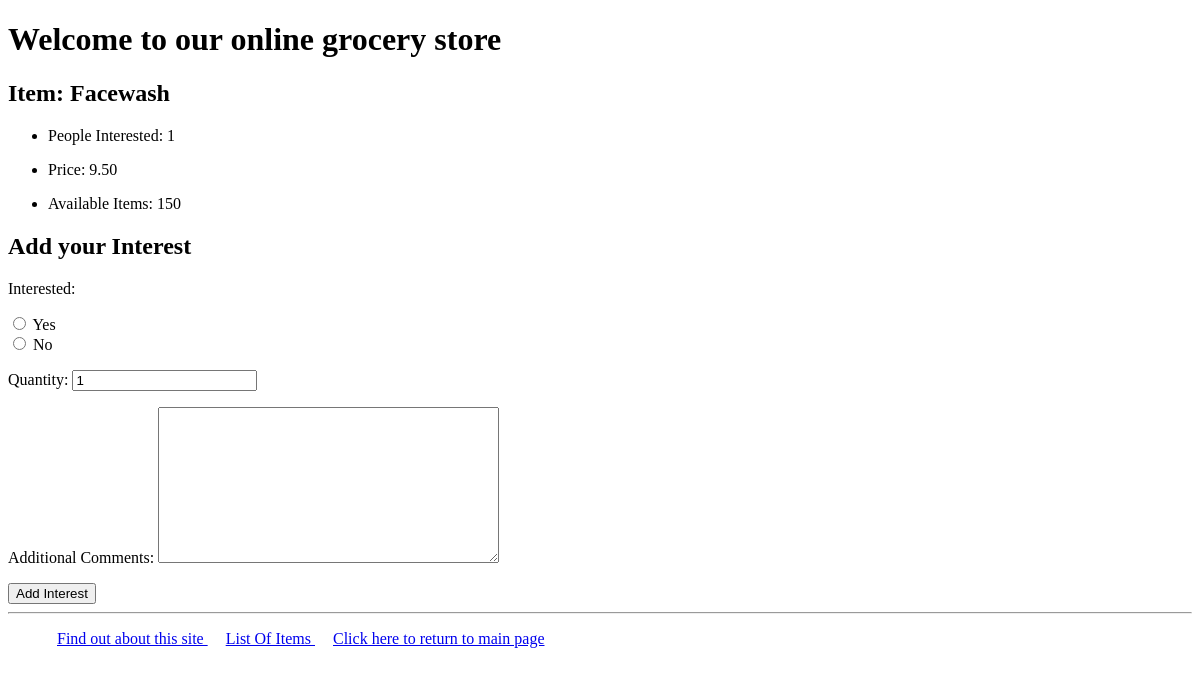
Before: /myapp1/items/5/ with the older database file.
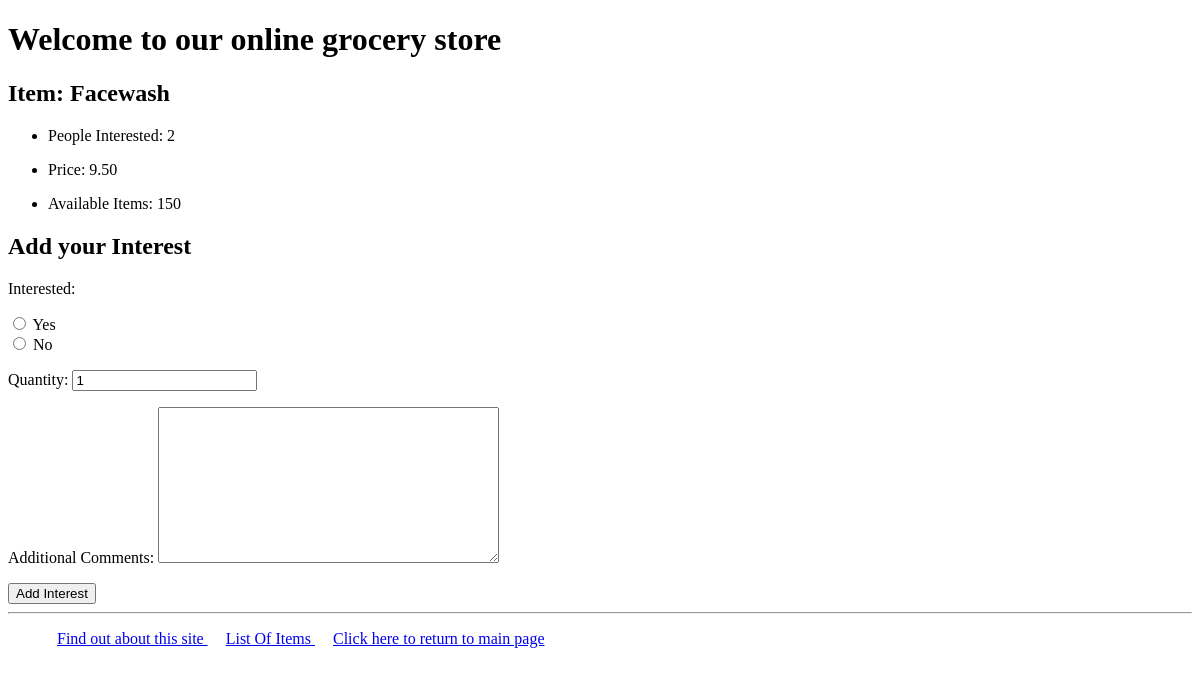
After: the same page with the newer database file.
### myapp1/models.py (models this page shows, shortened)
class Item(models.Model):
    type = models.ForeignKey(Type, related_name="items", on_delete=models.CASCADE)
    name = models.CharField(max_length=200)
    price = models.DecimalField(max_digits=10, decimal_places=2)
    stock = models.PositiveIntegerField(default=100)
    available = models.BooleanField(default=True)
    item_description = models.TextField(blank=True, null=True, max_length=200)
    interested = models.PositiveIntegerField(default=0)

### myapp1/views.py (the view, shortened to what this page needs)
# urls.py: path("items/<int:item_id>/", views.itemdetail, name="itemdetail"),
def itemdetail(request, item_id):
    item = get_object_or_404(Item, id=item_id)
    interested_form = InterestedForm()
    return render(request, "myapp1/itemdetail.html", {"item": item, "form": interested_form})

### myapp1/forms.py
class InterestedForm(forms.Form):
    INTEREST = [(1, "Yes"), (0, "No")]
    interested = forms.ChoiceField(choices=INTEREST, widget=forms.RadioSelect, required=True)
    quantity = forms.IntegerField(min_value=1, initial=1)
    comments = forms.CharField(label="Additional Comments", widget=forms.Textarea, required=False)

### templates/myapp1/itemdetail.html (shortened to what this page needs)
{% extends 'myapp1/base.html' %}
{% block body_block %}
    <h2> Item: {{ item.name }}  </h2>
    <ul>
        <li><p>People Interested: {{ item.interested }}</p></li>
        <li><p>Price: {{ item.price }}</p></li>
        <li><p>Available Items: {{ item.stock }}</p></li>
    </ul>
    {% if msg %}
        {{ msg }}
    {% else %}
        <h2>Add your Interest</h2>
        <form action="{% url "myapp1:itemdetail" item.id %}" method="post">
            {{ form.as_p }}
            <input type="submit" value="Add Interest">
        </form>
    {% endif %}
{% endblock %}

### templates/myapp1/base.html (shortened to what this page needs)
<!DOCTYPE html>
{% load static %}
<html>
<head>
 <link rel="stylesheet" type="text/css" href="{% static 'myapp1/style.css' %}"/>
</head>
<body>
<div>
 <h1>{% block myhdg %} Welcome to our online grocery store {% endblock %}</h1>
 {% block body_block %}*** {% endblock %}
</div>
<hr />
<div>
 <ul>
 <li class="hbar1"><a href="http://127.0.0.1:8000/myapp1/about/"> Find out about
this site </a></li>
      <li class="hbar1"><a href="{% url 'myapp1:items' %}"> List Of Items </a></li>
 <li class="hbar1"><a href = "{% url 'myapp1:index'%}"> Click here to
return to main page </a><br/></li>
 </ul>
</div>
</body>

### static/myapp1/style.css (style rules this page uses)
.hbar1 { display: inline; margin: 9px; }

Changed rows visible on the page:
changed Item "Facewash": interested "1" → "2"
